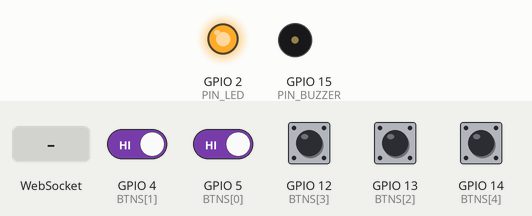
Bench run of a sketch on a simulated ESP8266 (NodeMCU). Parts: output pins drawn as LEDs (lit = HIGH), buzzer (waves = sounding, pin HIGH). The test bench sets the inputs (shaded band); at power-on: GPIO 4 (BTNS[1]), GPIO 5 (BTNS[0]), GPIO 12 (BTNS[3]), GPIO 13 (BTNS[2]), GPIO 14 (BTNS[4]) HIGH. What the sketch prints to the serial monitor is not drawn.

Above: at 2.8 s.
2.9 s: WebSocket text "1" received
At 3.4 s:
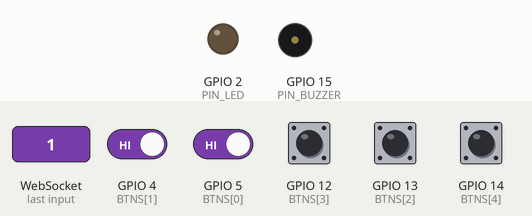
6.3 s: GPIO 4 (BTNS[1]) driven LOW and GPIO 5 (BTNS[0]) driven LOW
At 8.5 s:
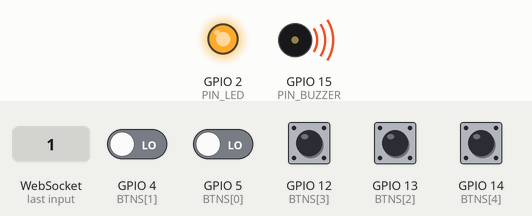
9.3 s: GPIO 12 (BTNS[3]) pulled LOW for 0.15 s
At 9.8 s:
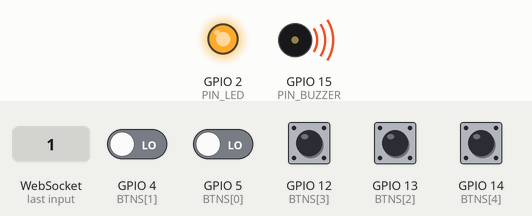
12.4 s: GPIO 12 (BTNS[3]) pulled LOW for 1 s
At 16.2 s:
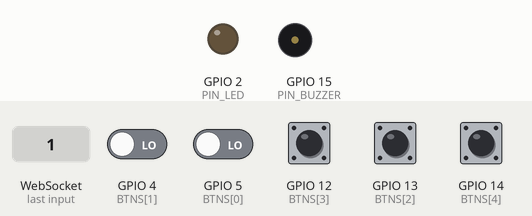
16.4 s: GPIO 13 (BTNS[2]) pulled LOW for 0.15 s
At 17.6 s:
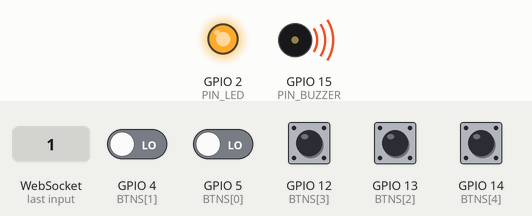
Timing chart, 0 to 20.5 s (numbered marks = the images above; inputs shaded):
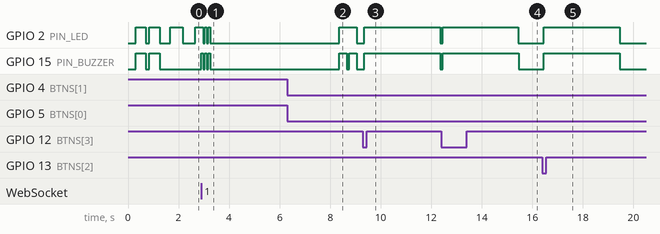

The sketch:

SMART_EVM.ino
```cpp
/*
 * ============================================================
 *  SMART EVM — ESP8266 Firmware  v1.4
 * ============================================================
 *
 *  HOW IT WORKS
 *  ─────────────────────────────────────────────────────────
 *  1. ESP8266 starts as a WiFi Access Point ("SMART_EVM")
 *  2. Connect your PC's WiFi to "SMART_EVM"
 *     Windows will assign itself the IP 192.168.4.2
 *  3. Launch the SMART EVM desktop app on the PC
 *     (WebSocket server starts automatically on port 8765)
 *  4. ESP8266 auto-connects — 3 beeps confirm it is live
 *  5. Hold any candidate button for 2 seconds to cast a vote
 *     Two-beep confirmation + LED flash on confirmed vote
 *     10-second lockout prevents double-votes
 *     False vote attempt → 3-second continuous alarm
 *
 *  WIRING
 *  ─────────────────────────────────────────────────────────
 *  Candidate 1 button : D1 (GPIO5)  → GND   (no resistor needed)  [Physics]
 *  Candidate 2 button : D2 (GPIO4)  → GND                         [Chemistry]
 *  Candidate 3 button : D7 (GPIO13) → GND                         [Mathematics]
 *  Candidate 4 button : D6 (GPIO12) → GND                         [Biology]
 *  Candidate 5 button : D5 (GPIO14) → GND                         [UNUSED — no candidate assigned]
 *  Blue LED (+)       : D4 (GPIO2)  → 220Ω → GND (HIGH=ON)
 *  Active buzzer (+)  : D8 (GPIO15) → GND  (buzzer − to GND)
 *
 *  BUZZER NOTE
 *  ─────────────────────────────────────────────────────────
 *  GPIO15 (D8) has an onboard 10 kΩ pull-down resistor.
 *  For best results wire an NPN transistor (e.g. 2N2222):
 *    ESP D8 → 1 kΩ → Base
 *    Collector → Buzzer(+) → 3.3 V
 *    Emitter → GND
 *  Direct wiring also works for most active buzzers — if the
 *  buzzer is silent, swap its + and − legs (some modules have
 *  reversed markings).
 *
 *  REQUIRED LIBRARY
 *  ─────────────────────────────────────────────────────────
 *  Arduino IDE → Library Manager → search "WebSockets"
 *  Install: "arduinoWebSockets" by Markus Sattler
 *
 *  ARDUINO IDE BOARD SETTINGS
 *  ─────────────────────────────────────────────────────────
 *  Board        : NodeMCU 1.0 (ESP-12E Module)
 *  Upload Speed : 115200
 *  CPU Frequency: 80 MHz
 *
 *  SERIAL MONITOR: 115200 baud — shows live status messages
 * ============================================================
 */

#include <ESP8266WiFi.h>
#include <WebSocketsClient.h>

// ============================================================
//  CONFIGURATION — only edit this section
// ============================================================

const char*    AP_SSID     = "SMART_EVM";
const char*    AP_PASSWORD = "12345678";   // min 8 chars; "" = open network

const char*    WS_HOST = "192.168.4.2";   // PC's IP on this AP (always .2)
const uint16_t WS_PORT = 8765;            // must match SMART EVM app

const unsigned long VOTE_LOCKOUT_MS     = 10000; // 10-second lockout after confirmed vote
const unsigned long HOLD_REQUIRED_MS    = 2000;  // must hold 2 s to confirm vote
const unsigned long DEBOUNCE_MS         = 50;    // ms for button debounce
const unsigned long FALSE_VOTE_ALARM_MS = 3000;  // 3-second alarm for false vote / spam

// ============================================================
//  PIN DEFINITIONS
// ============================================================

//                        D1    D2    D7    D6    D5
const int BTNS[5] = {     5,    4,   13,   12,   14 };

const int PIN_LED    = 2;   // D4 — external blue LED → 220Ω → GND (HIGH=ON)
const int PIN_BUZZER = 15;  // D8 — active buzzer+ (HIGH=ON, − to GND)

// ============================================================
//  STATE
// ============================================================

WebSocketsClient ws;
bool wsConnected = false;

// Per-button debounce
bool     btnRaw[5]       = { HIGH, HIGH, HIGH, HIGH, HIGH };
bool     btnStable[5]    = { HIGH, HIGH, HIGH, HIGH, HIGH };
uint32_t btnChangedAt[5] = { 0, 0, 0, 0, 0 };

// Vote lockout
bool     voteLocked   = false;
uint32_t lockoutStart = 0;

// Non-blocking LED timer (0 = off/not scheduled)
uint32_t ledOffAt = 0;

// NEW: Non-blocking multi-beep sequencer
// Plays a sequence of (onMs, offMs) pairs without using delay().
struct BeepStep { uint16_t onMs; uint16_t offMs; };
static BeepStep beepQueue[8];
static int      beepQueueLen  = 0;
static int      beepQueueIdx  = 0;
static uint32_t beepStepEnd   = 0;
static bool     beepStepIsOn  = false;

// Slow status blink while disconnected
uint32_t statusBlinkAt  = 0;
bool     statusLedState = false;

// NEW: Hold-to-vote logic
int      holdCandidate  = -1;   // 0-based index of button being held (-1 = none)
uint32_t holdStartedAt  = 0;
bool     holdFired      = false;

// ============================================================
//  HELPERS
// ============================================================

void ledSet(bool on)    { digitalWrite(PIN_LED,    on ? HIGH : LOW); }
void buzzerSet(bool on) { digitalWrite(PIN_BUZZER, on ? HIGH : LOW); }

// Blocking beep — only used in setup() for boot/connection tones
void beepSync(int count, int onMs, int offMs) {
  for (int i = 0; i < count; i++) {
    ledSet(true);  buzzerSet(true);  delay(onMs);
    ledSet(false); buzzerSet(false);
    if (i < count - 1) delay(offMs);
  }
}

// NEW: Schedule a non-blocking beep sequence.
// Pass pairs: onMs, offMs, onMs, offMs ... (max 8 steps total pairs).
// For a continuous alarm pass one step with a large onMs and offMs=0.
void scheduleBeep(BeepStep* steps, int count) {
  memcpy(beepQueue, steps, count * sizeof(BeepStep));
  beepQueueLen = count;
  beepQueueIdx = 0;
  // Start immediately: turn buzzer ON for first step
  buzzerSet(true);
  beepStepIsOn = true;
  beepStepEnd  = millis() + steps[0].onMs;
}

// NEW: Tick the beep sequencer — call every loop iteration
void tickBeep(uint32_t now) {
  if (beepQueueLen == 0) return;
  if (now < beepStepEnd)  return;   // still in current phase

  if (beepStepIsOn) {
    // ON phase done — start OFF phase
    buzzerSet(false);
    beepStepIsOn = false;
    uint16_t offMs = beepQueue[beepQueueIdx].offMs;
    if (offMs == 0 || beepQueueIdx >= beepQueueLen - 1) {
      // No off-phase or last step — sequence complete
      beepQueueLen = 0;
      return;
    }
    beepStepEnd = now + offMs;
  } else {
    // OFF phase done — advance to next step
    beepQueueIdx++;
    if (beepQueueIdx >= beepQueueLen) {
      beepQueueLen = 0;   // sequence finished
      return;
    }
    buzzerSet(true);
    beepStepIsOn = true;
    beepStepEnd  = now + beepQueue[beepQueueIdx].onMs;
  }
}

// NEW: Stop any running beep sequence immediately
void cancelBeep() {
  beepQueueLen = 0;
  buzzerSet(false);
}

void sendVote(int candidateId) {
  char buf[64];
  snprintf(buf, sizeof(buf),
           "{\"type\":\"vote\",\"candidate_id\":%d}", candidateId);
  ws.sendTXT(buf);
  Serial.print("[TX] "); Serial.println(buf);
}

void sendError(const char* reason) {
  char buf[96];
  snprintf(buf, sizeof(buf),
           "{\"type\":\"error\",\"reason\":\"%s\"}", reason);
  ws.sendTXT(buf);
  Serial.print("[TX] "); Serial.println(buf);
}

void sendHoldStart(int candidateId) {
  char buf[64];
  snprintf(buf, sizeof(buf),
           "{\"type\":\"hold_start\",\"candidate_id\":%d}", candidateId);
  ws.sendTXT(buf);
  Serial.print("[TX] "); Serial.println(buf);
}

void sendHoldCancel(int candidateId) {
  char buf[64];
  snprintf(buf, sizeof(buf),
           "{\"type\":\"hold_cancel\",\"candidate_id\":%d}", candidateId);
  ws.sendTXT(buf);
  Serial.print("[TX] "); Serial.println(buf);
}

// ============================================================
//  WEBSOCKET EVENT HANDLER
// ============================================================

void wsEvent(WStype_t type, uint8_t* payload, size_t len) {
  switch (type) {

    case WStype_CONNECTED:
      wsConnected    = true;
      statusLedState = false;
      ledSet(false);  // stop status blink immediately
      Serial.printf("[WS] Connected to ws://%s:%u/\n", WS_HOST, WS_PORT);
      beepSync(3, 70, 70);  // 3 beeps = connected and ready
      break;

    case WStype_DISCONNECTED:
      wsConnected = false;
      Serial.println("[WS] Disconnected — retrying every 3 s...");
      break;

    case WStype_TEXT:
      Serial.printf("[WS RX] %s\n", (char*)payload);
      break;

    case WStype_ERROR:
      Serial.println("[WS] Socket error");
      break;

    default:
      break;
  }
}

// ============================================================
//  SETUP
// ============================================================

void setup() {
  Serial.begin(115200);
  delay(300);
  Serial.println("\n=== SMART EVM — ESP8266 v1.4 ===");

  // ── Pins ──────────────────────────────────────────────────
  for (int i = 0; i < 5; i++) {
    pinMode(BTNS[i], INPUT_PULLUP);
  }
  pinMode(PIN_LED,    OUTPUT);
  pinMode(PIN_BUZZER, OUTPUT);
  ledSet(false);
  buzzerSet(false);

  // Power-on buzzer test — two 400 ms beeps confirm hardware is alive.
  // If you hear these but not vote beeps, the non-blocking timer works.
  // If you hear NEITHER, check wiring (try swapping buzzer +/−).
  beepSync(2, 400, 150);
  delay(300);

  // ── WiFi Access Point ─────────────────────────────────────
  WiFi.persistent(false);
  WiFi.mode(WIFI_OFF);
  delay(100);
  WiFi.mode(WIFI_AP);

  bool apOk = (strlen(AP_PASSWORD) >= 8)
              ? WiFi.softAP(AP_SSID, AP_PASSWORD)
              : WiFi.softAP(AP_SSID);

  if (!apOk) {
    Serial.println("[WiFi] ERROR: Could not start Access Point!");
    while (true) { beepSync(1, 100, 100); }
  }

  Serial.println("[WiFi] Access Point started");
  Serial.print("[WiFi] SSID     : "); Serial.println(AP_SSID);
  Serial.print("[WiFi] Password : "); Serial.println(AP_PASSWORD);
  Serial.print("[WiFi] AP IP    : "); Serial.println(WiFi.softAPIP());
  Serial.println("[WiFi] → Connect your PC WiFi to this network");
  Serial.println("[WiFi] → Then launch SMART EVM on the PC");

  // ── WebSocket client ──────────────────────────────────────
  ws.begin(WS_HOST, WS_PORT, "/");
  ws.onEvent(wsEvent);
  ws.setReconnectInterval(3000);
  ws.enableHeartbeat(15000, 3000, 2);

  Serial.printf("[WS] Connecting to ws://%s:%u/ ...\n", WS_HOST, WS_PORT);
  Serial.println("=================================\n");
}

// ============================================================
//  LOOP
// ============================================================

void loop() {
  uint32_t now = millis();

  ws.loop();

  // ── Beep sequencer tick ───────────────────────────────────
  tickBeep(now);

  // ── Non-blocking LED off ──────────────────────────────────
  if (ledOffAt && now >= ledOffAt) {
    ledSet(false);
    ledOffAt = 0;
  }

  // ── Status blink while disconnected (0.5 Hz slow blink) ──
  if (!wsConnected && !ledOffAt) {
    if (now - statusBlinkAt >= 500) {
      statusBlinkAt  = now;
      statusLedState = !statusLedState;
      ledSet(statusLedState);
    }
  }

  // ── 10-second lockout expiry ──────────────────────────────
  if (voteLocked && (now - lockoutStart >= VOTE_LOCKOUT_MS)) {
    voteLocked = false;
    Serial.println("[BTN] Ready — 10-second lockout cleared");
  }

  // ── Button debounce scan ──────────────────────────────────
  for (int i = 0; i < 5; i++) {
    bool raw = digitalRead(BTNS[i]);   // LOW = pressed (pull-up active)

    if (raw != btnRaw[i]) {
      btnRaw[i]       = raw;
      btnChangedAt[i] = now;
    }

    if ((now - btnChangedAt[i]) >= DEBOUNCE_MS && raw != btnStable[i]) {
      btnStable[i] = raw;

      // NEW: False vote detection — pressed during lockout
      if (raw == LOW && voteLocked) {
        int cid = i + 1;
        Serial.printf("[BTN] Candidate %d false vote during lockout!\n", cid);
        if (wsConnected) sendError("false_vote_during_lockout");

        // 3-second continuous alarm: one long ON step, no off phase
        cancelBeep();
        BeepStep alarm[] = { {3000, 0} };
        scheduleBeep(alarm, 1);
        ledSet(true);
        ledOffAt = now + 3000;
        // Do NOT restart lockout timer
      }

      // NEW: Hold start — falling edge outside lockout
      if (raw == LOW && !voteLocked) {
        if (holdCandidate == -1) {
          holdCandidate = i;
          holdStartedAt = now;
          holdFired     = false;
          Serial.printf("[BTN] Candidate %d hold started\n", i + 1);
          if (wsConnected) sendHoldStart(i + 1);
        }
      }

      // NEW: Hold cancel — rising edge (released early)
      if (raw == HIGH && !voteLocked) {
        if (holdCandidate == i) {
          if (!holdFired) {
            Serial.printf("[BTN] Candidate %d hold cancelled\n", i + 1);
            if (wsConnected) sendHoldCancel(i + 1);
          }
          holdCandidate = -1;
          holdFired     = false;
        }
      }
    }
  }

  // NEW: Hold-to-vote — fires when 2-second threshold is reached
  if (!voteLocked && holdCandidate != -1 && !holdFired) {
    if ((now - holdStartedAt) >= HOLD_REQUIRED_MS) {
      int cid   = holdCandidate + 1;
      holdFired = true;

      Serial.printf("[BTN] Candidate %d CONFIRMED (held 2 s)\n", cid);

      if (wsConnected) {
        sendVote(cid);

        // NEW: Two-beep confirmation pattern — 300 ms on, 100 ms off, 300 ms on
        cancelBeep();
        BeepStep confirm[] = { {300, 100}, {300, 0} };
        scheduleBeep(confirm, 2);

        ledSet(true);
        ledOffAt = now + 700;   // LED on for full duration of both beeps
      } else {
        Serial.println("[BTN] Not connected — vote discarded");
        beepSync(2, 60, 60);  // 2 short error beeps
      }

      voteLocked   = true;
      lockoutStart = now;
      holdCandidate = -1;
      holdFired     = false;
    }
  }
}
```

Measured:
- after the input at 2.9 s, GPIO 2 (PIN_LED): alternates HIGH for 0.07 s and LOW for 0.07 s, 5 changes in all, then stays LOW, starting after 0.07 s; GPIO 15 (PIN_BUZZER): alternates HIGH for 0.07 s and LOW for 0.07 s, 6 changes in all, then stays LOW, starting at once
- after the input at 6.3 s, GPIO 2 (PIN_LED): LOW → HIGH after 2.1 s, → LOW 0.70 s later; GPIO 15 (PIN_BUZZER): alternates HIGH for 0.30 s and LOW for 0.10 s, starting after 2.1 s
- after the input at 9.3 s, GPIO 2 (PIN_LED), GPIO 15 (PIN_BUZZER): LOW → HIGH after 0.06 s, → LOW 3.0 s later
- after the input at 12.4 s, GPIO 2 (PIN_LED), GPIO 15 (PIN_BUZZER): LOW → HIGH after 0.05 s, → LOW 3.0 s later
- after the input at 16.4 s, GPIO 2 (PIN_LED), GPIO 15 (PIN_BUZZER): LOW → HIGH after 0.05 s, → LOW 3.0 s later
